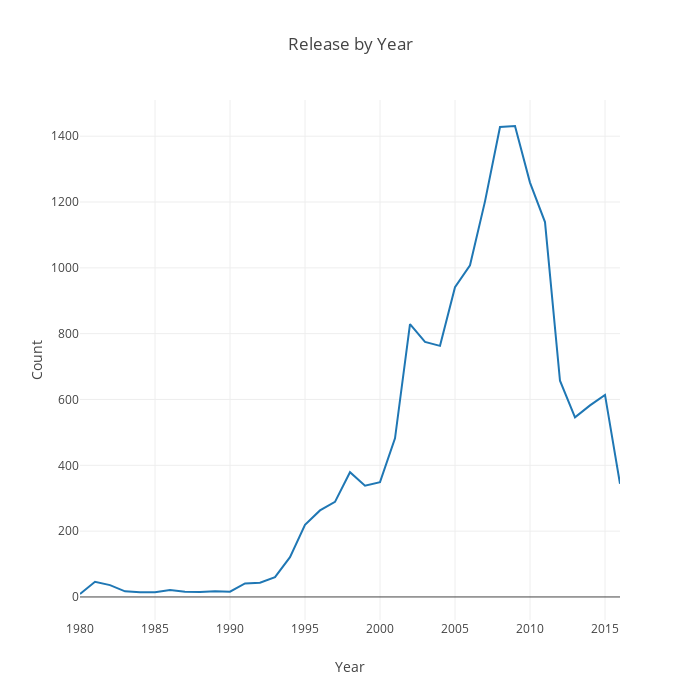

Notebook cell for this chart:
### Code cell
trace = go.Scatter(
    x = year_count.Year,
    y = year_count.Name,
    mode = 'lines',
    name = 'lines'
    
)


layout = go.Layout(
    title='Release by Year',
    yaxis=dict(
        title='Count'
    ),
    xaxis=dict(
        title='Year'
    ),
    height=700, width=700
)

fig = go.Figure(data=[trace], layout=layout)
plotly.offline.iplot(fig)

### Figure 1 — Plotly figure (JSON) as saved in the notebook; plotly's stock layout.template omitted (floating-point values rounded to 4 significant figures)
{"data": [{"mode": "lines", "name": "lines", "type": "scatter", "x": [1980, 1981, 1982, 1983, 1984, 1985, 1986, 1987, 1988, 1989, 1990, 1991, 1992, 1993, 1994, 1995, 1996, 1997, 1998, 1999, 2000, 2001, 2002, 2003, 2004, 2005, 2006, 2007, 2008, 2009, 2010, 2011, 2012, 2013, 2014, 2015, 2016], "y": [9, 46, 36, 17, 14, 14, 21, 16, 15, 17, 16, 41, 43, 60, 121, 219, 263, 289, 379, 338, 349, 482, 829, 775, 763, 941, 1008, 1202, 1428, 1431, 1259, 1139, 657, 546, 582, 614, 344]}], "layout": {"height": 700, "title": "Release by Year", "width": 700, "xaxis": {"title": "Year"}, "yaxis": {"title": "Count"}}}
